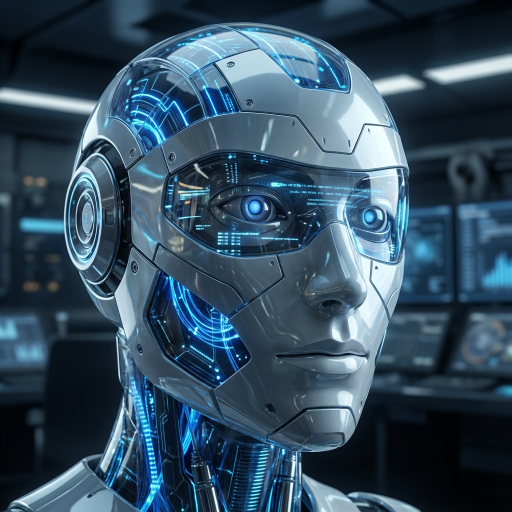
#> input picture eğitim_kodları/veriler/ai_content.png, 1024 x 1024 px (shown at 1/2 size)
$ python 16_siftOrnek.py
#> lines starting #> are read from the running program, lines starting #| are printed output that depends on the picture
# OpenCV kütüphanesini içe aktarıyoruz (görüntü okuma, işleme, SIFT vb. için kullanacağız).
import cv2

# NumPy, matris / dizi işlemleri için (OpenCV ile sık birlikte kullanılır, burada zorunlu değil ama hazır dursun).
import numpy as np

# matplotlib, sonucu ekranda gösterebilmek için kullanacağız.
import matplotlib.pyplot as plt

# ----------------------- AYARLAR ----------------------- #
import os

# Veri klasörü (bir üst dizinde)
DATA_DIR = "../veriler"

# Üzerinde SIFT özellik noktaları bulmak istediğimiz girdi görüntüsünün dosya yolu.
INPUT_IMAGE_PATH = os.path.join(DATA_DIR, "ai_content.png")

# Özellik noktaları çizilmiş çıktıyı kaydedeceğimiz dosya yolu.
OUTPUT_IMAGE_PATH = os.path.join(DATA_DIR, "output_sift_keypoints.jpg")
# ------------------------------------------------------- #


# 1) Girdiyi oku (renkli olarak)
# cv2.imread, resmi BGR (Blue-Green-Red) kanal sırasıyla okur.
image_bgr = cv2.imread(INPUT_IMAGE_PATH)
#> image_bgr is the input picture: shape (1024, 1024, 3); mean B, G, R 95.8, 77.2, 52.6

# Eğer görüntü okunamadıysa (dosya yok, yol yanlış vs.), hata fırlatıyoruz.
if image_bgr is None:
    raise FileNotFoundError(f"Girdi görüntüsü okunamadı: {INPUT_IMAGE_PATH}")


# 2) SIFT genellikle gri seviyeli (tek kanal) görüntü üzerinde çalışır.
# Bu yüzden önce BGR formatındaki görüntüyü gri seviyeye dönüştürüyoruz.
image_gray = cv2.cvtColor(image_bgr, cv2.COLOR_BGR2GRAY)
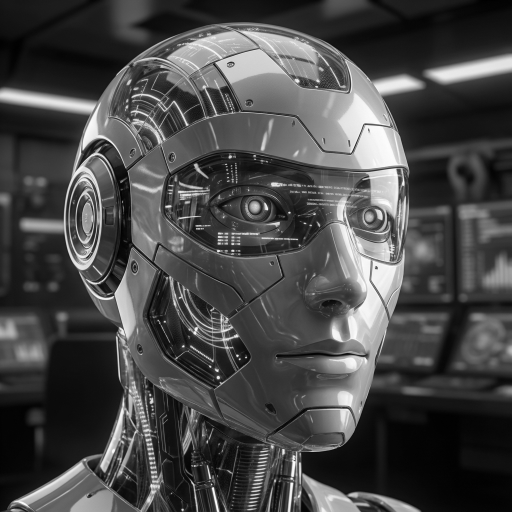
#> image_gray: shape (1024, 1024) (shown at 1/2 size); min 0, max 254, mean 71.9


# 3) SIFT nesnesini oluşturuyoruz.
# cv2.SIFT_create() sadece opencv-contrib-python paketinde bulunur.
sift = cv2.SIFT_create(
    nfeatures=5000,          # En fazla kaç anahtar nokta bulsun?
    contrastThreshold=0.09, # Kontrast eşiği (daha yüksek -> daha az nokta)
    edgeThreshold=10,       # Kenar duyarlılığı
    sigma=1.6               # Gauss bulanıklığı (ölçek uzayı için)
)


# 4) SIFT ile özellik noktası (keypoint) ve descriptor hesaplama
# detectAndCompute:
#   - Birinci parametre: giriş görüntüsü (gri seviye)
#   - İkinci parametre: maske (None -> tüm görüntüyü kullan)
#   - Çıktı: keypoints (konum, ölçek vb. bilgiler) ve descriptors (her noktanın öznitelik vektörü)
keypoints, descriptors = sift.detectAndCompute(image_gray, None)
#> keypoints = 1778 keypoints; strongest (x, y, size): (475, 711, 3.2), (436, 755, 4.5), (329, 643, 2.5), (492, 715, 2.5)

# Bulunan özellik noktası sayısını konsola yazdırıyoruz.
print(f"Bulunan SIFT özellik noktası sayısı: {len(keypoints)}")
#| Bulunan SIFT özellik noktası sayısı: 1778


# 5) Özellik noktalarını orijinal görüntü üzerinde çizdirme
# cv2.drawKeypoints:
#   - İlk parametre: arka plan olarak kullanılacak görüntü (biz BGR renkli görüntüyü kullanıyoruz).
#   - İkinci parametre: çizmek istediğimiz keypoint listesi.
#   - Üçüncü parametre: çıktı görüntüsü (None verirsek yeni bir görüntü döner).
#   - flags: DRAW_RICH_KEYPOINTS -> sadece noktayı değil, ölçeği ve yönü de gösterir (daha bilgi verici).
image_with_keypoints_bgr = cv2.drawKeypoints(
    image_bgr,                                      # Arka plan görüntü (renkli)
    keypoints,                                      # Çizilecek SIFT noktaları
    None,                                           # Yeni bir çıktı görüntüsü oluştur
    flags=cv2.DRAW_MATCHES_FLAGS_DRAW_RICH_KEYPOINTS
)
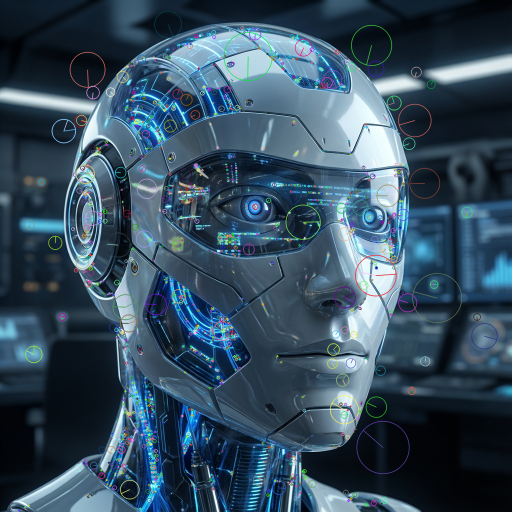
#> image_with_keypoints_bgr: shape (1024, 1024, 3) (shown at 1/2 size); mean B, G, R 95.2, 77.5, 54.4


# 6) OpenCV BGR formatını kullanırken, matplotlib RGB formatını bekler.
# Bu yüzden gösterim için BGR'yi RGB'ye dönüştürüyoruz.
image_with_keypoints_rgb = cv2.cvtColor(
    image_with_keypoints_bgr,                       # BGR formatındaki görüntü
    cv2.COLOR_BGR2RGB                               # BGR -> RGB dönüşüm kodu
)


# 7) Çıktı görüntüsünü dosyaya kaydediyoruz.
# Burada BGR formatında kaydetmemiz sorun değil, çünkü dosyayı normal bir görüntü izleyici açarken BGR/RGB farkı yok.
cv2.imwrite(OUTPUT_IMAGE_PATH, image_with_keypoints_bgr)

# Kullanıcıya konsolda bilgi veriyoruz: çıktı nereye kaydedildi.
print(f"SIFT özellik noktaları çizilmiş görüntü kaydedildi: {OUTPUT_IMAGE_PATH}")


# 8) Görüntüyü matplotlib ile ekranda gösteriyoruz.
# Yeni bir şekil (figure) penceresi oluşturuyoruz, boyutunu ayarlıyoruz.
plt.figure(figsize=(10, 8))

# RGB formatındaki görüntüyü çizdiriyoruz.
plt.imshow(image_with_keypoints_rgb)

# X ve Y eksen çizgilerini ve değerlerini gizliyoruz (sadece görüntü kalsın).
plt.axis("off")

# Üst tarafa bir başlık ekliyoruz.
plt.title("SIFT Özellik Noktaları")

# Grafiği (ve dolayısıyla görüntüyü) ekranda gösteriyoruz.
plt.show()

$ run again, with eğitim_kodları/veriler/ai_style.png copied over eğitim_kodları/veriler/ai_content.png
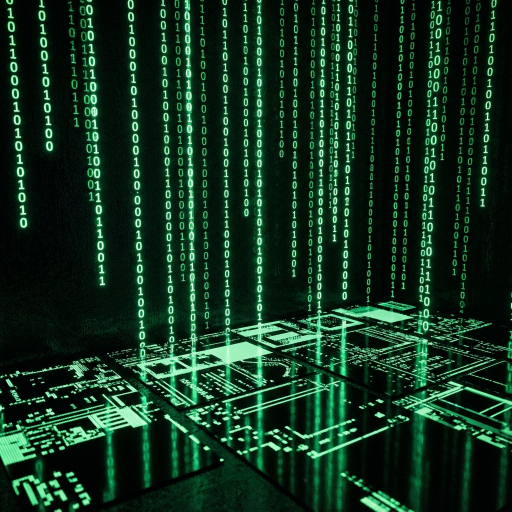
#> input picture eğitim_kodları/veriler/ai_style.png, 1024 x 1024 px (shown at 1/2 size)
#> image_bgr is the input picture: shape (1024, 1024, 3); mean B, G, R 31.6, 50.8, 18.3
#> `image_gray = cv2.cvtColor(image_bgr, cv2.COLOR_BGR2GRAY)`:
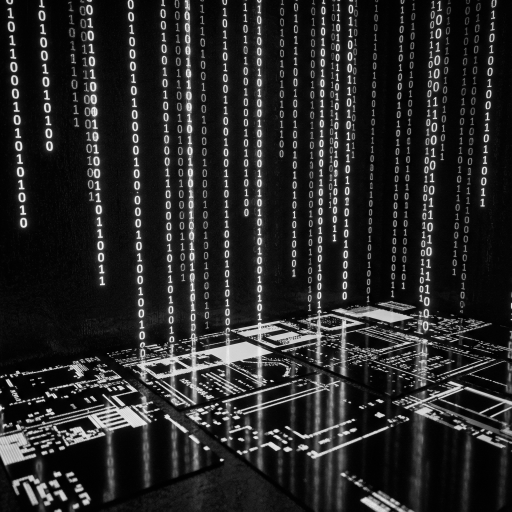
#> image_gray: shape (1024, 1024) (shown at 1/2 size); min 0, max 247, mean 38.9
#> keypoints = 5000 keypoints; strongest (x, y, size): (543, 762, 3.3), (759, 830, 8.1), (413, 896, 6.1), (659, 691, 2)
#| Bulunan SIFT özellik noktası sayısı: 5000
#> `image_with_keypoints_bgr = cv2.drawKeypoints( image_bgr,`:
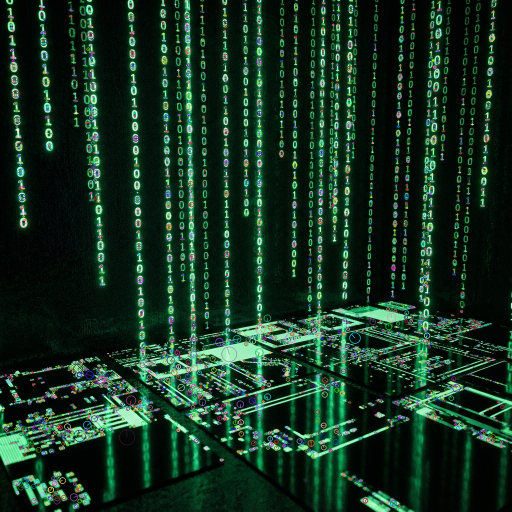
#> image_with_keypoints_bgr: shape (1024, 1024, 3) (shown at 1/2 size); mean B, G, R 32.5, 49.3, 20.6

$ run again, with eğitim_kodları/veriler/diffusion_face_simulation.png copied over eğitim_kodları/veriler/ai_content.png
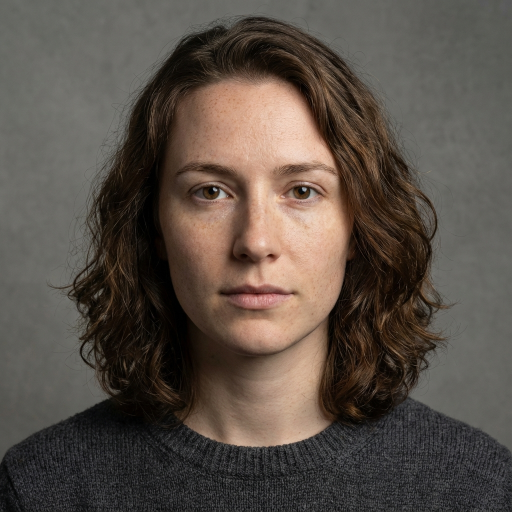
#> input picture eğitim_kodları/veriler/diffusion_face_simulation.png, 1024 x 1024 px (shown at 1/2 size)
#> image_bgr is the input picture: shape (1024, 1024, 3); mean B, G, R 70.9, 79, 88.7
#> `image_gray = cv2.cvtColor(image_bgr, cv2.COLOR_BGR2GRAY)`:
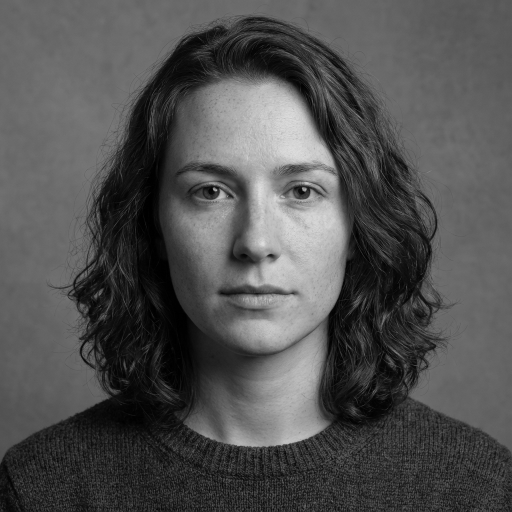
#> image_gray: shape (1024, 1024) (shown at 1/2 size); min 0, max 229, mean 80.9
#> keypoints = 137 keypoints; strongest (x, y, size): (609, 379, 5.3), (430, 379, 4.7), (526, 253, 125.5), (605, 496, 127.2)
#| Bulunan SIFT özellik noktası sayısı: 137
#> `image_with_keypoints_bgr = cv2.drawKeypoints( image_bgr,`:
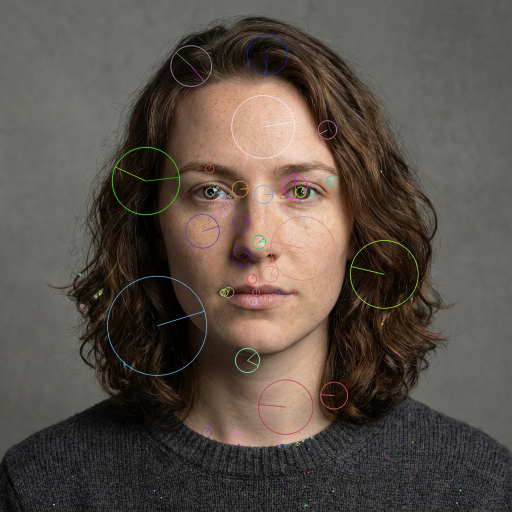
#> image_with_keypoints_bgr: shape (1024, 1024, 3) (shown at 1/2 size); mean B, G, R 71.6, 79.6, 89.1

$ run again, with eğitim_kodları/veriler/gan_face_256.png copied over eğitim_kodları/veriler/ai_content.png
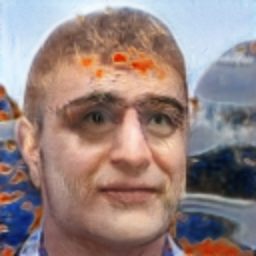
#> input picture eğitim_kodları/veriler/gan_face_256.png, 256 x 256 px
#> image_bgr is the input picture: shape (256, 256, 3); mean B, G, R 128.4, 131, 149.7
#> `image_gray = cv2.cvtColor(image_bgr, cv2.COLOR_BGR2GRAY)`:
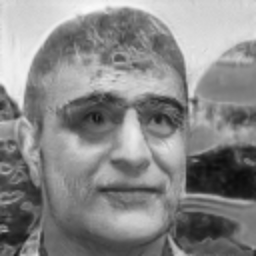
#> image_gray: shape (256, 256); min 11, max 249, mean 136.3
#> keypoints = 61 keypoints; strongest (x, y, size): (95, 115, 29.3), (161, 113, 25.5), (132, 138, 21.2), (138, 222, 23.1)
#| Bulunan SIFT özellik noktası sayısı: 61
#> `image_with_keypoints_bgr = cv2.drawKeypoints( image_bgr,`:
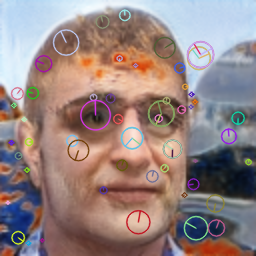
#> image_with_keypoints_bgr: shape (256, 256, 3); mean B, G, R 129.4, 131.5, 150.1
